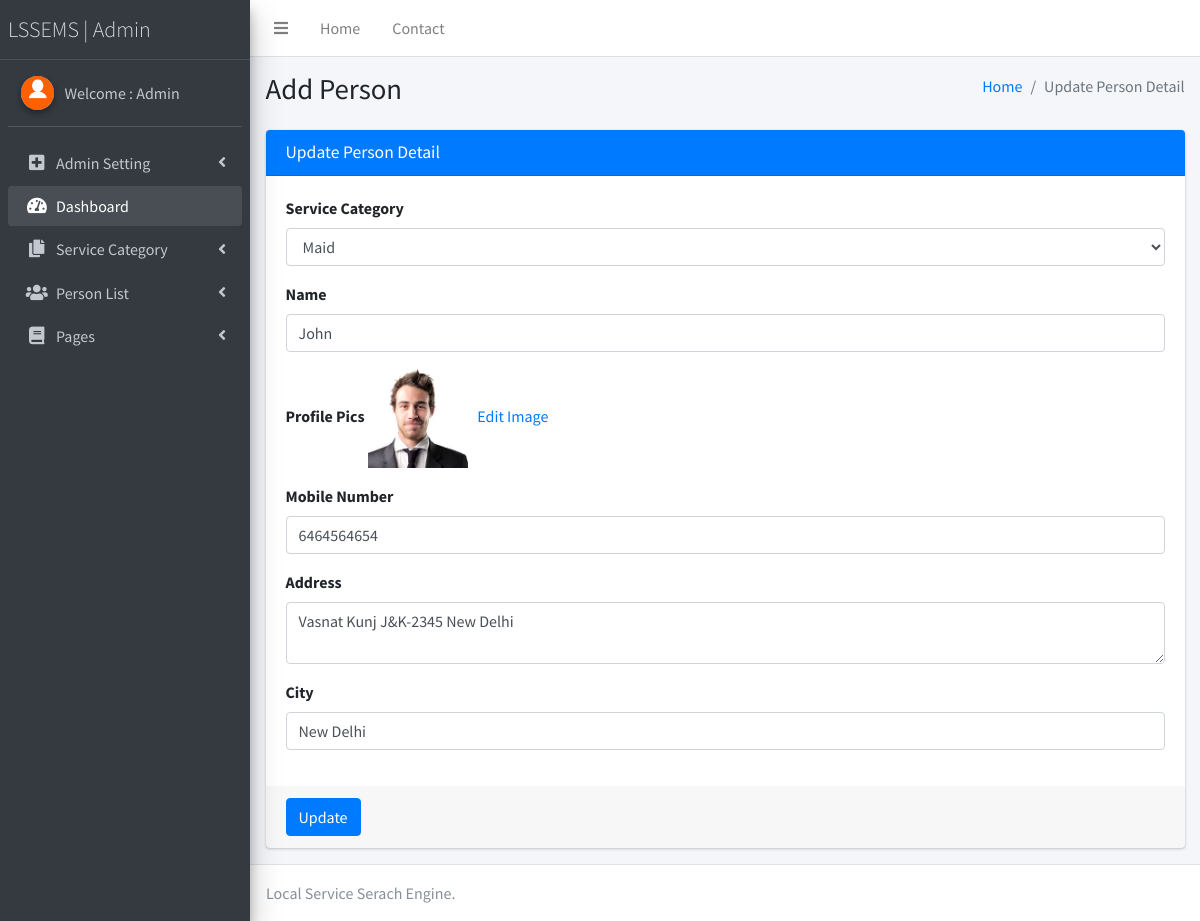
Page /Handyman/admin/edit-person-detail.php?editid=2 (signed in) on the committed database.
### tables this page shows
CREATE TABLE `tblperson` (
  `ID` int(10) NOT NULL,
  `Category` varchar(200) DEFAULT NULL,
  `Name` varchar(200) DEFAULT NULL,
  `Picture` varchar(200) DEFAULT NULL,
  `MobileNumber` bigint(10) DEFAULT NULL,
  `Address` mediumtext DEFAULT NULL,
  `City` varchar(200) NOT NULL,
  `RegDate` timestamp NULL DEFAULT current_timestamp()
);

### Handyman/admin/edit-person-detail.php (the view, shortened to what this page needs)
<?php
if (strlen($_SESSION['lssemsaid']==0)) {
  header('location:logout.php');
  } else{
  ?>
<!DOCTYPE html>
<html>
<head>
  <link rel="stylesheet" href="plugins/fontawesome-free/css/all.min.css">
  <link rel="stylesheet" href="https://code.ionicframework.com/ionicons/2.0.1/css/ionicons.min.css">
  <link rel="stylesheet" href="dist/css/adminlte.min.css">
</head>
<body class="hold-transition sidebar-mini">
<div class="wrapper">
  <?php include_once('includes/header.php');?>
<?php include_once('includes/sidebar.php');?>
  <div class="content-wrapper">
    <section class="content-header">
      <div class="container-fluid">
        <div class="row mb-2">
          <div class="col-sm-6">
            <h1>Add Person</h1>
          </div>
          <div class="col-sm-6">
            <ol class="breadcrumb float-sm-right">
              <li class="breadcrumb-item"><a href="dashboard.php">Home</a></li>
              <li class="breadcrumb-item active">Update Person Detail</li>
            </ol>
          </div>
        </div>
      </div>
    </section>
    <section class="content">
      <div class="container-fluid">
        <div class="row">
          <div class="col-md-12">
            <div class="card card-primary">
              <div class="card-header">
                <h3 class="card-title">Update Person Detail</h3>
              </div>
              <form role="form" method="post" enctype="multipart/form-data">
                <?php
                   $eid=$_GET['editid'];
$sql="SELECT * from tblperson where ID=$eid";
$query = $dbh -> prepare($sql);
$query->execute();
$results=$query->fetchAll(PDO::FETCH_OBJ);
$cnt=1;
if($query->rowCount() > 0)
{
foreach($results as $row)
{               ?>
                <div class="card-body">
                  <div class="form-group">
                    <label for="exampleInputEmail1">Service Category</label>
                    <select type="text" name="category" id="category" value="" class="form-control" required="true">
<option value="<?php echo htmlentities($row->Category);?>"><?php echo htmlentities($row->Category);?></option>
                                                    </select>
                  </div>
                     <div class="form-group">
                    <label for="exampleInputEmail1">Name</label>
                    <input type="text" class="form-control" id="name" name="name" value="<?php echo htmlentities($row->Name);?>" required="true">
                  </div>
                  <div class="form-group">
                    <label for="exampleInputEmail1">Profile Pics</label>
                    <img src="images/<?php echo $row->Picture;?>" width="100" height="100" value="<?php  echo $row->Picture;?>">
                    <a href="changeimage.php?editid=<?php echo $row->ID;?>"> &nbsp; Edit Image</a>
                  </div>
                  <div class="form-group">
                    <label for="exampleInputEmail1">Mobile Number</label>
                    <input type="text" class="form-control" id="mobilenumber" name="mobilenumber" value="<?php echo htmlentities($row->MobileNumber);?>" maxlength="10" pattern="[0-9]+" required="true">
                  </div>
                  <div class="form-group">
                    <label for="exampleInputEmail1">Address</label>
                    <textarea type="text" class="form-control" id="address" name="address" placeholder="Address" required="true"><?php echo htmlentities($row->Address);?></textarea>
                  </div>
                  <div class="form-group">
                    <label for="exampleInputEmail1">City</label>
                    <input type="text" class="form-control" id="city" name="city" value="<?php echo htmlentities($row->City);?>" required="true">
                  </div>
                </div>
              <?php $cnt=$cnt+1;}} ?>
                <div class="card-footer">
                  <button type="submit" class="btn btn-primary" name="submit">Update</button>
                </div>
              </form>
            </div>
          </div>
        </div>
      </div>
    </section>
  </div>
<?php include_once('includes/footer.php');?>
</div>
</body>
</html>
<?php }  ?>

### Handyman/admin/includes/sidebar.php (shortened to what this page needs)
  <aside class="main-sidebar sidebar-dark-primary elevation-4">
    <a href="dashboard.php" class="brand-link" style="font-weight:bold; font-size:22px;">
      <span class="brand-text font-weight-light">LSSEMS | Admin</span>
    </a>
    <div class="sidebar">
      <div class="user-panel mt-3 pb-3 mb-3 d-flex">
        <div class="image">
          <img src="dist/img/download.png" class="img-circle elevation-2" alt="User Image">
        </div>
        <div class="info">
<?php
$aid=$_SESSION['lssemsaid'];
$sql="SELECT AdminName from  tbladmin where ID=:aid";
$query = $dbh -> prepare($sql);
$query->bindParam(':aid',$aid,PDO::PARAM_STR);
$query->execute();
$results=$query->fetchAll(PDO::FETCH_OBJ);
$cnt=1;
if($query->rowCount() > 0)
{
foreach($results as $row)
{               ?>
          <a href="admin-profile.php" class="d-block">Welcome : <?php  echo $row->AdminName;?></a>
          <?php $cnt=$cnt+1;}} ?>
        </div>
      </div>
      <nav class="mt-2">
        <ul class="nav nav-pills nav-sidebar flex-column" data-widget="treeview" role="menu" data-accordion="false">
            <li class="nav-item has-treeview">
            <a href="#" class="nav-link">
              <i class="nav-icon fas fa-plus-square"></i>
              <p>
                Admin Setting
                <i class="fas fa-angle-left right"></i>
              </p>
            </a>
          </li>
          <li class="nav-item has-treeview menu-open">
            <a href="dashboard.php" class="nav-link">
              <i class="nav-icon fas fa-tachometer-alt"></i>
              <p>
                Dashboard
               </p>
            </a>
          </li>
          <li class="nav-item has-treeview">
            <a href="#" class="nav-link">
              <i class="nav-icon fas fa-copy"></i>
              <p>
                Service Category
                <i class="fas fa-angle-left right"></i>
              </p>
            </a>
          </li>
          <li class="nav-item has-treeview">
            <a href="#" class="nav-link">
              <i class="nav-icon fas fa-users"></i>
              <p>
                Person List
                <i class="right fas fa-angle-left"></i>
              </p>
            </a>
          </li>
          <li class="nav-item has-treeview">
            <a href="#" class="nav-link">
              <i class="nav-icon fas fa-book"></i>
              <p>
                Pages
                <i class="fas fa-angle-left right"></i>
              </p>
            </a>
          </li>
        </ul>
      </nav>
    </div>
  </aside>

### rows in the picture
tblperson: category "Maid", name "John", Picture (picture), mobilenumber "6464564654", address "Vasnat Kunj J&K-2345 New Delhi", city "New Delhi"

### other values in the picture
$row->AdminName "Admin"
